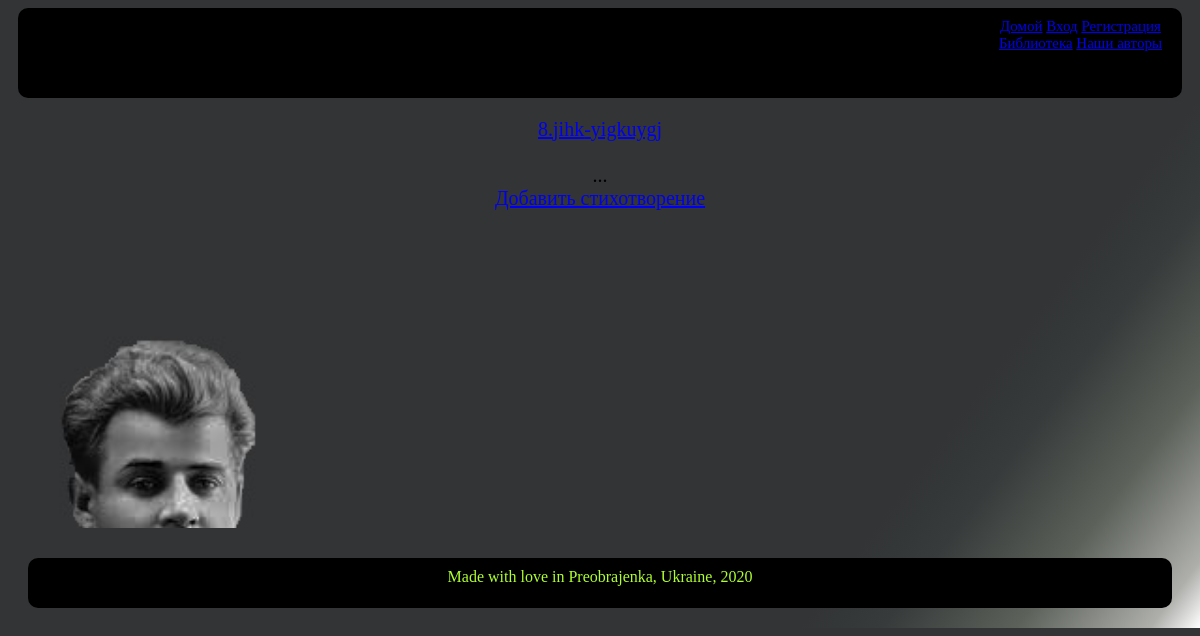
Page /verse_list?page=2 on the earlier database version.
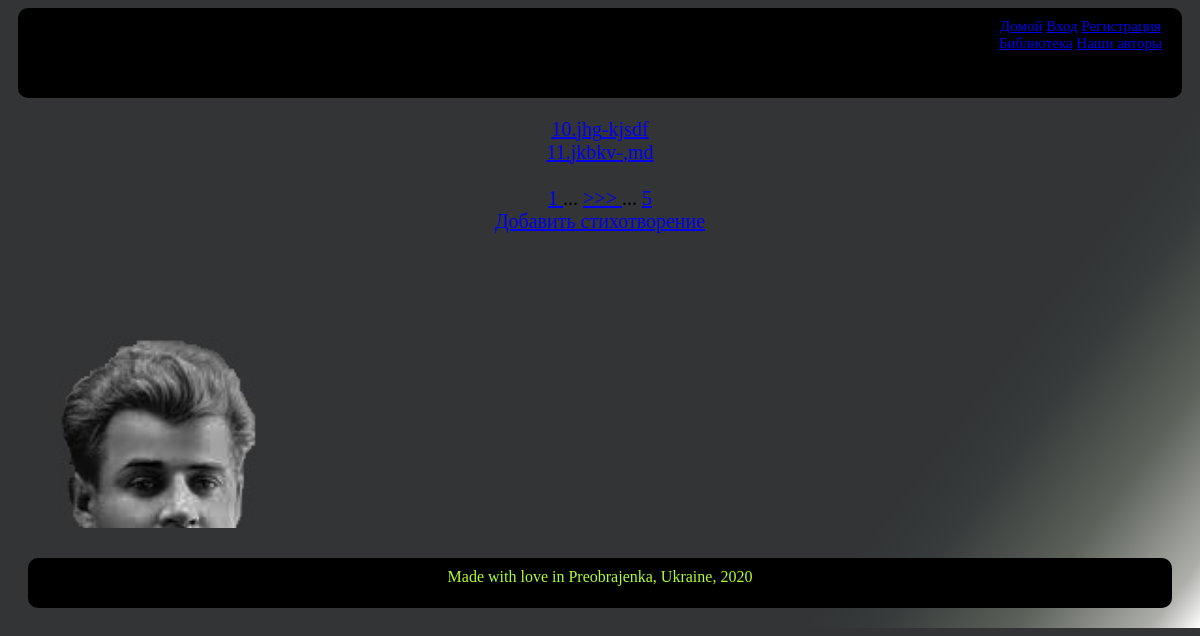
Same page on the later database version.
### StartPage/models.py (models this page shows, shortened)
class Verse(models.Model):
    name = models.CharField(max_length=25)
    text = models.TextField(max_length=2500)
    author = models.ForeignKey(Author, on_delete=models.CASCADE)
    likes = models.ManyToManyField(User, null=True, blank=True)

class Author(models.Model):
    name = models.CharField(max_length=25)
    about = models.TextField(max_length=2500)
    img = models.ImageField(
        upload_to='images/',
        null=True,
        blank=True,
    )
    def __str__(self):
        return self.name

### StartPage/views.py (the view)
# urls.py: path('verse_list', verse_list, name='verse_list'),
def verse_list(request):
    return render(request, 'verse_list.html', context={'verses': Paginator(Verse.objects.all(), 2).get_page(request.GET.get('page'))})

### templates/verse_list.html (shortened to what this page needs)
{% extends "general.html" %}
{% load static %}
{% block content %}
    {% for verse in verses %}
        <a href="{% url 'verse_detail' verse.id %}">{{verse.id}}.{{verse.author}}-{{verse.name}}</a><br>
    {% endfor %}
    <br>
    <div class="row">
                    {% if verses.has_previous %}
                        <a href="?page=1" class="col-1"> 1 </a>
                    {% endif %}
                    <span class="col-3 text-center">...</span>
                    {% if verses.has_next %}
                        {% if verses.next_page_number  !=  verses.paginator.num_pages %}
                            <a href="?page={{verses.next_page_number}}" class="col-1"> >>> </a>
                            ...
                        {% endif %}
                        <a href="?page={{verses.paginator.num_pages}}" class="col-1"> {{verses.paginator.num_pages}} </a>
            {% endif %}
    </div>
    <a href="{% url 'verse_add' %}">Добавить стихотворение</a>
{% endblock content %}

Differences in the rows shown:
no longer on this page (row unchanged): Verse: id "8", author "jihk", name "yigkuygj"
added Verse: id "10", author "jhg", name "kjsdf"
added Verse: id "11", author "jkbkv", name ",md"
Other differences:
{{ verses.paginator.num_pages }}: (not shown) → "5"
text now shown: "1 >>> ..."
